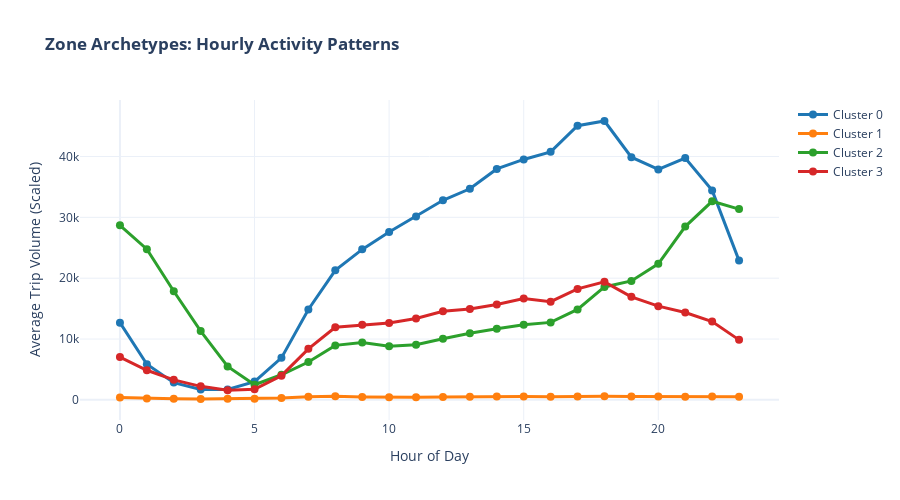

The notebook cell saved with this chart:
### Markdown cell above
## 7. Visualize Zone Archetypes

Plot the average hourly pattern for each cluster to identify characteristic behaviors.

### Code cell
cluster_centers = pd.DataFrame(
    scaler.inverse_transform(kmeans.cluster_centers_), 
    columns=range(24)
)
cluster_centers['cluster'] = range(4)

melted_centers = cluster_centers.melt(
    id_vars='cluster', 
    var_name='hour', 
    value_name='avg_trips'
)

fig = go.Figure()

cluster_names = {
    0: 'Cluster 0',
    1: 'Cluster 1', 
    2: 'Cluster 2',
    3: 'Cluster 3'
}

colors_plotly = ['#1f77b4', '#ff7f0e', '#2ca02c', '#d62728']

for i, cluster in enumerate(range(4)):
    cluster_data = melted_centers[melted_centers['cluster'] == cluster]
    fig.add_trace(go.Scatter(
        x=cluster_data['hour'],
        y=cluster_data['avg_trips'],
        mode='lines+markers',
        name=cluster_names[cluster],
        line=dict(width=3, color=colors_plotly[i]),
        marker=dict(size=8)
    ))

fig.update_layout(
    title="<b>Zone Archetypes: Hourly Activity Patterns</b>",
    xaxis_title="Hour of Day",
    yaxis_title="Average Trip Volume (Scaled)",
    template="plotly_white",
    height=500,
    hovermode='x unified'
)
fig.show()

### Figure 1 — Plotly figure (JSON) as saved in the notebook; plotly's stock layout.template omitted (floating-point values rounded to 4 significant figures)
{"data": [{"line": {"color": "#1f77b4", "width": 3}, "marker": {"size": 8}, "mode": "lines+markers", "name": "Cluster 0", "type": "scatter", "x": [0, 1, 2, 3, 4, 5, 6, 7, 8, 9, 10, 11, 12, 13, 14, 15, 16, 17, 18, 19, 20, 21, 22, 23], "y": [12700.0, 5856.0, 2836.0, 1720.0, 1696.0, 3005.0, 6907.0, 14860.0, 21300.0, 24740.0, 27610.0, 30140.0, 32810.0, 34700.0, 37960.0, 39520.0, 40770.0, 45070.0, 45840.0, 39890.0, 37880.0, 39750.0, 34430.0, 22890.0]}, {"line": {"color": "#ff7f0e", "width": 3}, "marker": {"size": 8}, "mode": "lines+markers", "name": "Cluster 1", "type": "scatter", "x": [0, 1, 2, 3, 4, 5, 6, 7, 8, 9, 10, 11, 12, 13, 14, 15, 16, 17, 18, 19, 20, 21, 22, 23], "y": [375.6, 245.1, 169.2, 143.7, 169.1, 187.4, 317.5, 511.9, 586.1, 491.8, 434.4, 446.7, 488.8, 524.6, 564.8, 566.3, 507.0, 568.6, 591.0, 555.8, 553.8, 526.0, 557.7, 518.7]}, {"line": {"color": "#2ca02c", "width": 3}, "marker": {"size": 8}, "mode": "lines+markers", "name": "Cluster 2", "type": "scatter", "x": [0, 1, 2, 3, 4, 5, 6, 7, 8, 9, 10, 11, 12, 13, 14, 15, 16, 17, 18, 19, 20, 21, 22, 23], "y": [28700.0, 24760.0, 17850.0, 11310.0, 5485.0, 2482.0, 4125.0, 6223.0, 8958.0, 9414.0, 8799.0, 9072.0, 10050.0, 10960.0, 11700.0, 12360.0, 12740.0, 14870.0, 18570.0, 19550.0, 22360.0, 28490.0, 32640.0, 31360.0]}, {"line": {"color": "#d62728", "width": 3}, "marker": {"size": 8}, "mode": "lines+markers", "name": "Cluster 3", "type": "scatter", "x": [0, 1, 2, 3, 4, 5, 6, 7, 8, 9, 10, 11, 12, 13, 14, 15, 16, 17, 18, 19, 20, 21, 22, 23], "y": [7033.0, 4864.0, 3289.0, 2222.0, 1601.0, 1726.0, 3978.0, 8384.0, 11940.0, 12350.0, 12650.0, 13380.0, 14580.0, 14930.0, 15680.0, 16670.0, 16150.0, 18250.0, 19400.0, 16930.0, 15400.0, 14360.0, 12880.0, 9863.0]}], "layout": {"height": 500, "hovermode": "x unified", "title": {"text": "<b>Zone Archetypes: Hourly Activity Patterns</b>"}, "xaxis": {"title": {"text": "Hour of Day"}}, "yaxis": {"title": {"text": "Average Trip Volume (Scaled)"}}}}
